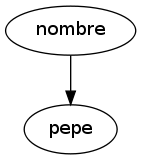

Here is the Python script that generated this plot:
import pygraphviz as gv

g = gv.AGraph(directed=True)
#nombre = g.add_node("nombre")
#pepe = g.add_node("pepe")
g.add_edge("nombre", "pepe")

g.draw("test.png", prog='dot')
